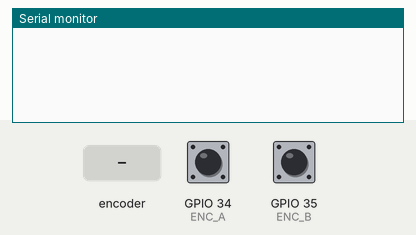
Simulated run of this sketch. Board: ESP32. On the bench: the last lines printed to the serial monitor. Inputs (shaded band) come from the test bench; at power-on: GPIO 34 (ENC_A) HIGH, GPIO 35 (ENC_B) HIGH.

Above: at 1.2 s.
1.3 s: rotary encoder on GPIO 34 (ENC_A) / GPIO 35 (ENC_B) turned 1 step (first pin leading)
At 2.2 s:
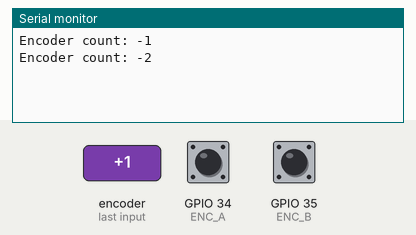
3.0 s: rotary encoder on GPIO 34 (ENC_A) / GPIO 35 (ENC_B) turned 1 step (first pin leading)
At 3.5 s:
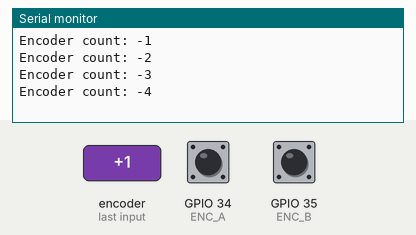
Timing chart, 0 to 6.0 s (numbered marks = the images above; inputs shaded):
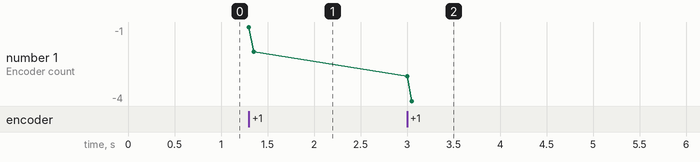

Measured:
- after the input at 1.3 s, the serial monitor: prints a new line at once (image 1)
- after the input at 3.0 s, the serial monitor: prints a new line at once (image 2)
- plotted number 1: -2 → -4 after the input at 3.0 s

The sketch:

encoder_test.ino
```cpp
// encoder_test.ino W1 首个编码器读取脚本 Demo
// 控制主责：Rato77
// 引脚定义，可根据实际接线修改
#define ENC_A  34
#define ENC_B  35

volatile long encoder_count = 0;

void IRAM_ATTR readEncoderA(){
  if(digitalRead(ENC_A) == digitalRead(ENC_B)){
    encoder_count++;
  }else{
    encoder_count--;
  }
}

void setup() {
  Serial.begin(115200);
  pinMode(ENC_A,INPUT_PULLUP);
  pinMode(ENC_B,INPUT_PULLUP);

  attachInterrupt(digitalPinToInterrupt(ENC_A), readEncoderA, CHANGE);
}

void loop() {
  static long last_cnt = 0;
  if(encoder_count != last_cnt){
    Serial.print("Encoder count: ");
    Serial.println(encoder_count);
    last_cnt = encoder_count;
  }
  delay(50);
}
```
